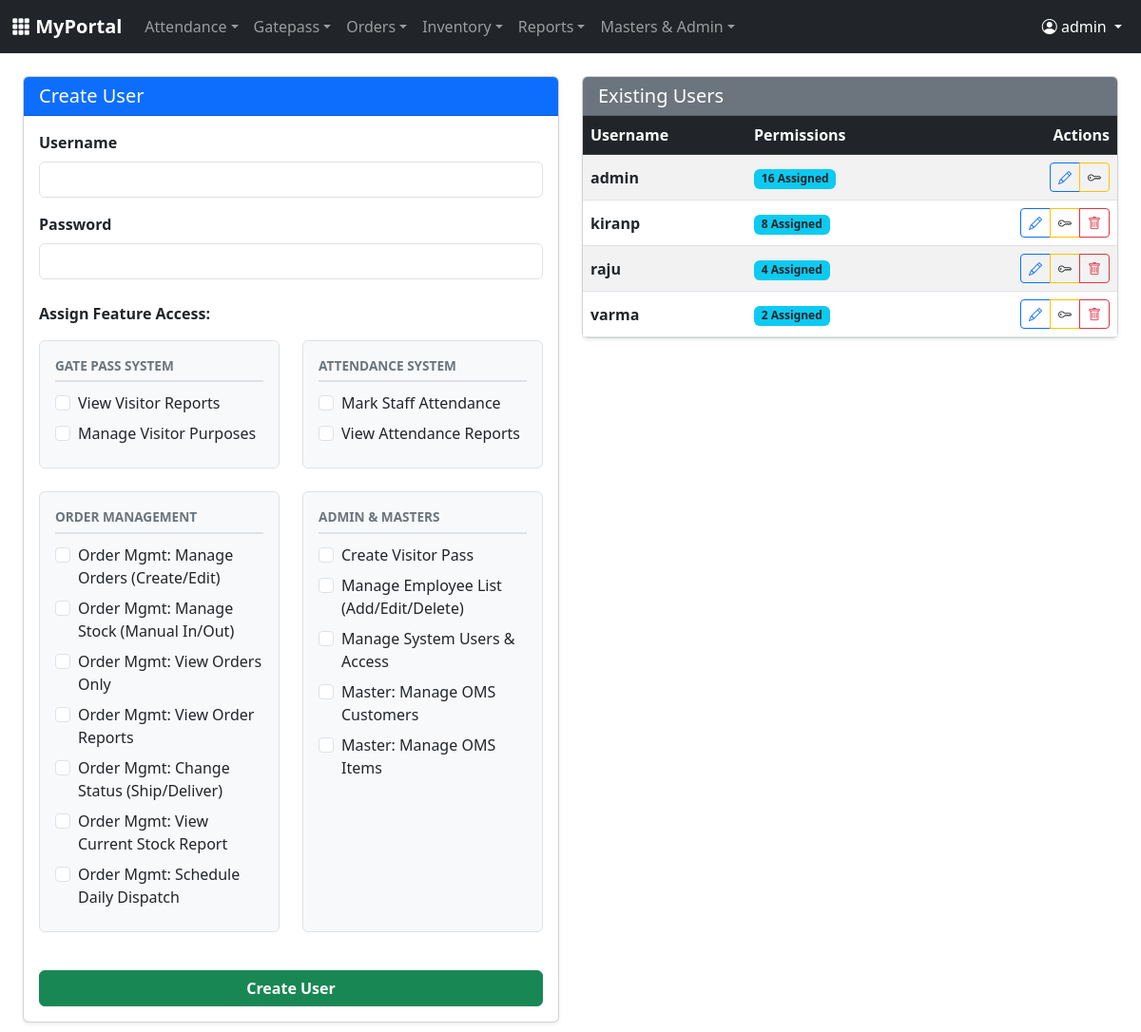
/users.php (signed in), run on the app's committed database.
### tables this page shows
CREATE TABLE `permissions` (
  `id` int NOT NULL,
  `perm_key` varchar(50) NOT NULL,
  `description` varchar(100) NOT NULL
);

CREATE TABLE `users` (
  `id` int NOT NULL,
  `username` varchar(50) NOT NULL,
  `email` varchar(100) DEFAULT NULL,
  `password` varchar(255) NOT NULL,
  `role` enum('admin','operator') NOT NULL,
  `reset_token` varchar(255) DEFAULT NULL,
  `reset_expires` datetime DEFAULT NULL
);

### users.php (the view, shortened to what this page needs)
<?php
require_once 'config.php';
$username = ""; $password = ""; $edit_id = 0;
$user_perms = [];
$all_perms_grouped = [
    'Gate Pass System' => [],
    'Attendance System' => [],
    'Order Management' => [],
    'Admin & Masters' => []
];
$res_p = $conn->query("SELECT * FROM permissions ORDER BY id ASC");
while($p = $res_p->fetch_assoc()) {
    $k = $p['perm_key'];
    if (strpos($k, 'gatepass_') === 0) {
        $all_perms_grouped['Gate Pass System'][] = $p;
    } elseif (strpos($k, 'attendance_') === 0) {
        $all_perms_grouped['Attendance System'][] = $p;
    } elseif (strpos($k, 'oms_') === 0) {
        $all_perms_grouped['Order Management'][] = $p;
    } else {
        $all_perms_grouped['Admin & Masters'][] = $p;
    }
}
$all_users = $conn->query("SELECT id, username FROM users ORDER BY username ASC");
?>
<!DOCTYPE html>
<html>
<head>
    <link href="https://cdn.jsdelivr.net/npm/bootstrap@5.3.0/dist/css/bootstrap.min.css" rel="stylesheet">
    <link href="https://cdn.jsdelivr.net/npm/bootstrap-icons@1.10.0/font/bootstrap-icons.css" rel="stylesheet">
</head>
<body>
    <?php include 'navbar.php'; ?>
    <div class="container-fluid px-4">
        <div class="row">
            <div class="col-lg-6">
                <div class="card shadow-sm mb-4">
                    <div class="card-header bg-primary text-white">
                        <h5 class="mb-0"><?php echo $edit_id ? "Edit User & Privileges" : "Create User"; ?></h5>
                    </div>
                    <div class="card-body">
                        <form method="post">
                            <div class="row mb-3">
                                <div class="col-md-12">
                                    <label class="form-label fw-bold">Username</label>
                                    <input type="text" name="username" class="form-control" value="<?php echo htmlspecialchars($username); ?>" required>
                                </div>
                            </div>
                            <?php if(!$edit_id): ?>
                            <div class="mb-4">
                                <label class="form-label fw-bold">Password</label>
                                <input type="password" name="password" class="form-control" required>
                            </div>
                            <?php endif; ?>
                            <label class="form-label fw-bold mb-3">Assign Feature Access:</label>
                            <div class="row">
                                <?php foreach($all_perms_grouped as $group_name => $perms): ?>
                                    <?php if(!empty($perms)): ?>
                                    <div class="col-md-6 mb-4">
                                        <div class="p-3 border rounded bg-light h-100">
                                            <div class="perm-group-header"><?php echo $group_name; ?></div>
                                            <?php foreach($perms as $p):
                                                $checked = in_array($p['id'], $user_perms) ? 'checked' : '';
                                            ?>
                                                <div class="form-check perm-item">
                                                    <input class="form-check-input" type="checkbox" name="perms[]" value="<?php echo $p['id']; ?>" id="p_<?php echo $p['id']; ?>" <?php echo $checked; ?>>
                                                    <label class="form-check-label" for="p_<?php echo $p['id']; ?>">
                                                        <?php echo $p['description']; ?>
                                                    </label>
                                                </div>
                                            <?php endforeach; ?>
                                        </div>
                                    </div>
                                    <?php endif; ?>
                                <?php endforeach; ?>
                            </div>
                            <div class="mt-3">
                                <button type="submit" name="save_user" class="btn btn-success w-100 fw-bold">
                                    <?php echo $edit_id ? "Save Changes" : "Create User"; ?>
                                </button>
                            </div>
                        </form>
                    </div>
                </div>
            </div>
            <div class="col-lg-6">
                <div class="card shadow-sm">
                    <div class="card-header bg-secondary text-white">
                        <h5 class="mb-0">Existing Users</h5>
                    </div>
                    <div class="card-body p-0">
                        <table class="table table-striped mb-0 align-middle">
                            <thead class="table-dark">
                                <tr>
                                    <th>Username</th>
                                    <th>Permissions</th>
                                    <th class="text-end">Actions</th>
                                </tr>
                            </thead>
                            <tbody>
                                <?php if($all_users): while($u = $all_users->fetch_assoc()):
                                    $cnt = $conn->query("SELECT COUNT(*) as c FROM user_permissions WHERE user_id=".$u['id'])->fetch_assoc()['c'];
                                ?>
                                <tr>
                                    <td><strong><?php echo htmlspecialchars($u['username']); ?></strong></td>
                                    <td>
                                        <span class="badge bg-info text-dark"><?php echo $cnt; ?> Assigned</span>
                                    </td>
                                    <td class="text-end">
                                        <div class="btn-group">
                                            <a href="users.php?edit=<?php echo $u['id']; ?>" class="btn btn-sm btn-outline-primary"><i class="bi bi-pencil"></i></a>
                                            <button type="button" class="btn btn-sm btn-outline-warning text-dark"
                                                    data-bs-toggle="modal" data-bs-target="#resetPassModal"
                                                    data-uid="<?php echo $u['id']; ?>" data-uname="<?php echo htmlspecialchars($u['username']); ?>">
                                                <i class="bi bi-key"></i>
                                            </button>
                                            <?php if($u['id'] != 1): ?>
                                                <a href="users.php?delete=<?php echo $u['id']; ?>" class="btn btn-sm btn-outline-danger" onclick="return confirm('Delete user?');"><i class="bi bi-trash"></i></a>
                                            <?php endif; ?>
                                        </div>
                                    </td>
                                </tr>
                                <?php endwhile; endif; ?>
                            </tbody>
                        </table>
                    </div>
                </div>
            </div>
        </div>
    </div>
</body>
</html>

### users.php (style rules this page uses)
.perm-group-header { font-size: 0.85rem; font-weight: bold; text-transform: uppercase; color: #6c757d; border-bottom: 2px solid #dee2e6; margin-bottom: 10px; padding-bottom: 5px; }
.perm-item { margin-bottom: 8px; }

### data on the page
permissions: description "View Visitor Reports"
permissions: description "Manage Visitor Purposes"
permissions: description "Mark Staff Attendance"
permissions: description "View Attendance Reports"
permissions: description "Order Mgmt: Manage Orders (Create/Edit)"
permissions: description "Order Mgmt: Manage Stock (Manual In/Out)"
permissions: description "Order Mgmt: View Orders Only"
permissions: description "Order Mgmt: View Order Reports"
permissions: description "Order Mgmt: Change Status (Ship/Deliver)"
permissions: description "Order Mgmt: View Current Stock Report"
permissions: description "Order Mgmt: Schedule Daily Dispatch"
permissions: description "Create Visitor Pass"
permissions: description "Manage Employee List (Add/Edit/Delete)"
permissions: description "Manage System Users & Access"
permissions: description "Master: Manage OMS Customers"
permissions: description "Master: Manage OMS Items"
users: username "admin", cnt "16"
users: username "kiranp", cnt "8"
users: username "raju", cnt "4"
users: username "varma", cnt "2"

### other printed values
$user_name "admin"
$group_name "GATE PASS SYSTEM"
$group_name "ATTENDANCE SYSTEM"
$group_name "ORDER MANAGEMENT"
$group_name "ADMIN & MASTERS"
